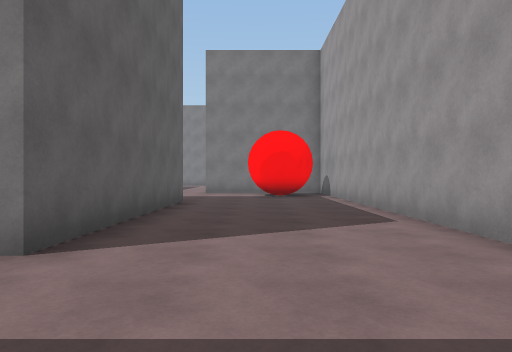
[1] (above)

20 first-person views from a walk through a scene from a Unity 3-D project. The camera is 1.2 m above the floor, looks level and sees 70° across. The floor is counted in squares, 2 m on a side. Each view is taken from the middle of a square. On the plan, view 1 faces up. The plan holds only what a view shows up to about 10 squares ahead; the rest is blank. The place goes on beyond the plan. The player character is not drawn.

[2]
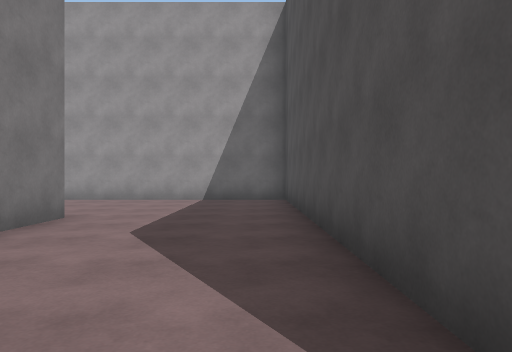

[3]
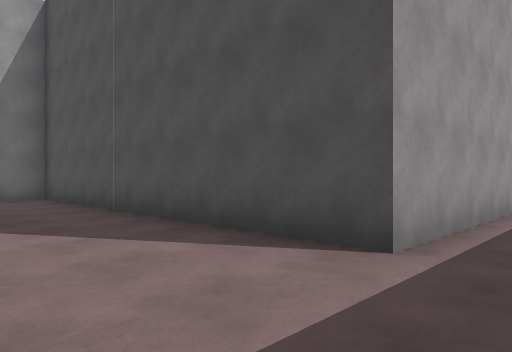

[4]
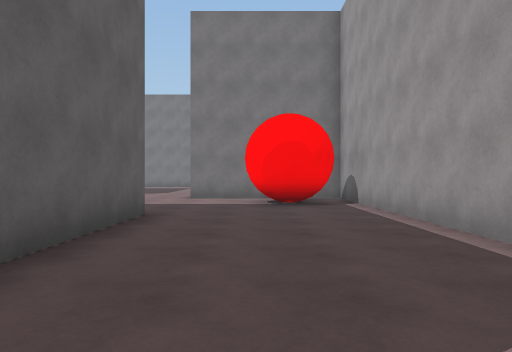

[5]
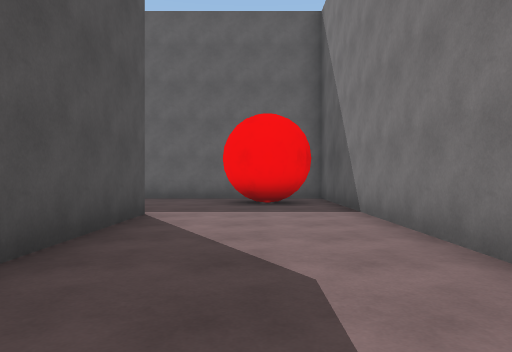

[6]
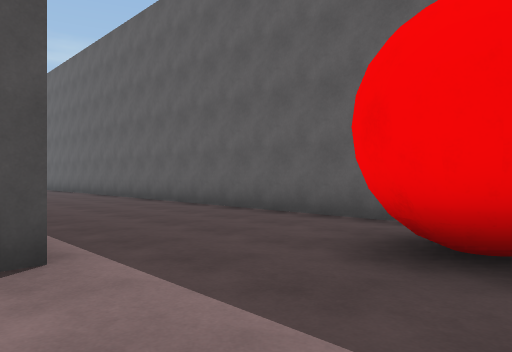

[7]
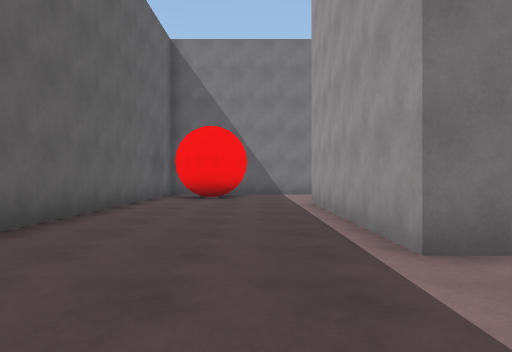

[8]
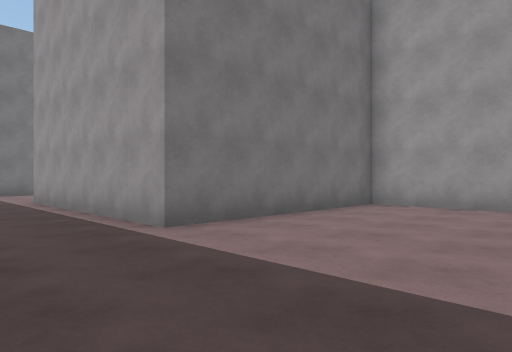

[9]
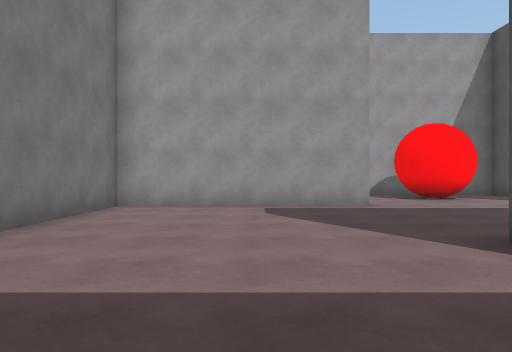

[10]
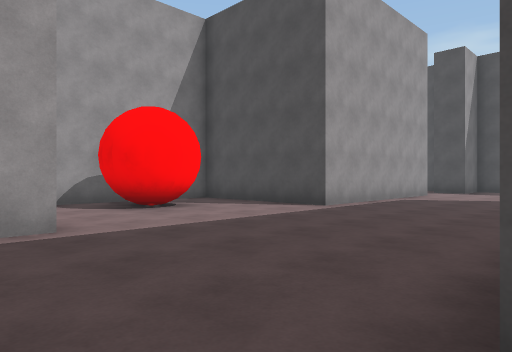

[11]
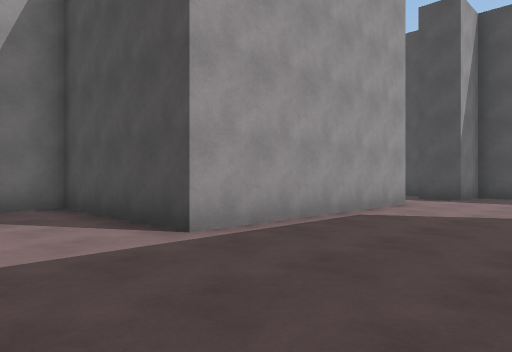

[12]
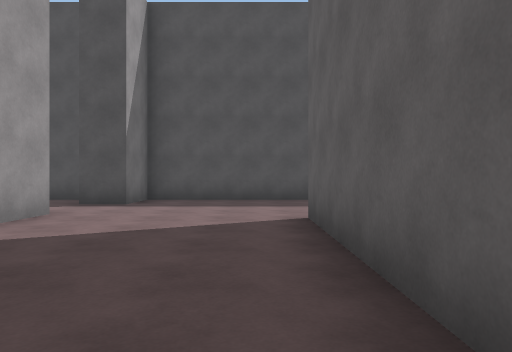

[13]
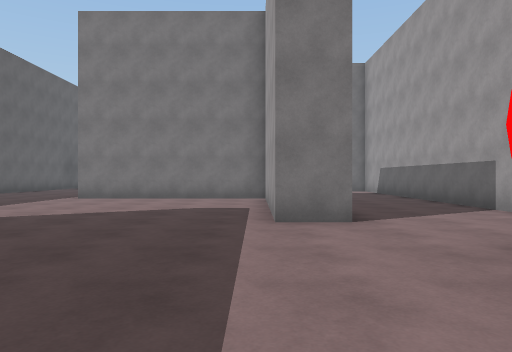

[14]
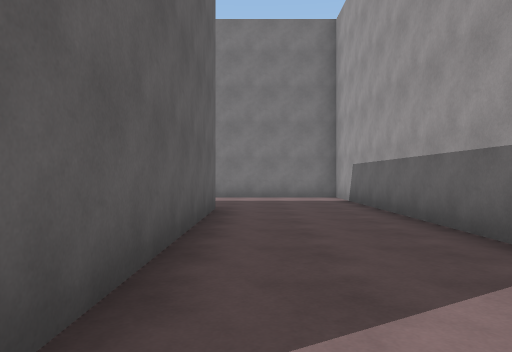

[15]
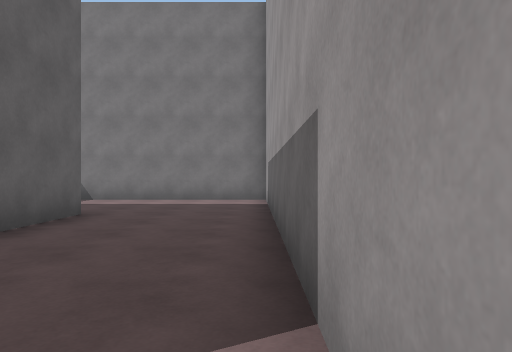

[16]
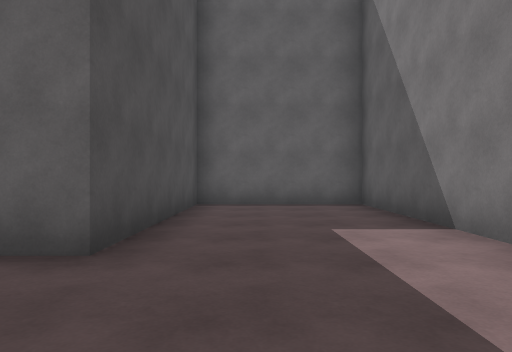

[17]
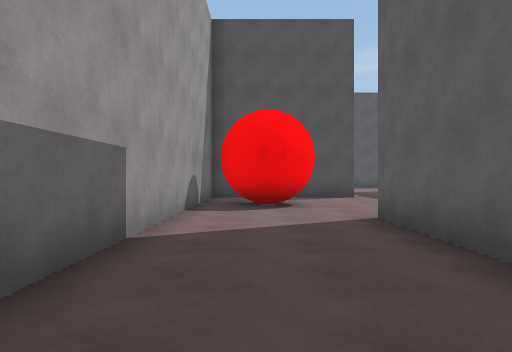

[18]
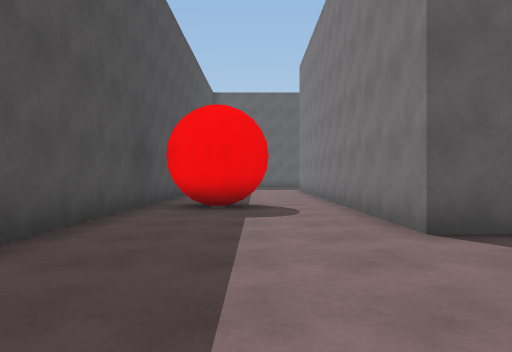

[19]
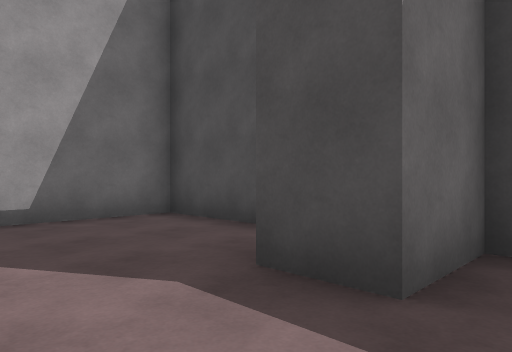

[20]
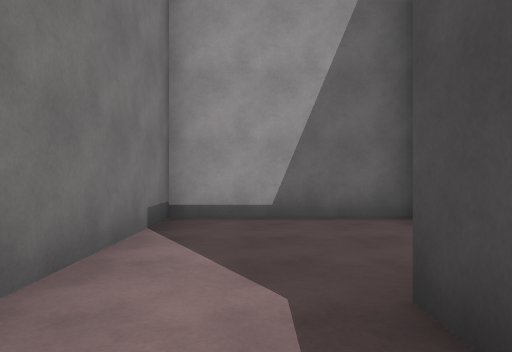

### Floor plan
Points are (right, up) in squares from view 1. A wall is a line through its corners. A room is listed if a view was taken in it or the views show most of it. See-through windows are left out.
Room 1 (views 1, 2, 3, 4, 5, 6)
walls: (-1.7, 8.8) (-1.7, 2.8) (-10.8, 2.8); (-6.7, -0.8) (2.3, -0.8) (2.3, 12.7); (1.7, 11.1) (1.5, 10.6); (-8.3, 1.5) (-8.3, 1.3); (-8.5, 1.9) (-8.3, 1.4) (-8.4, 0.9); (-8.8, 0.4) (-9.3, 0.3)
ways out: opening at (-8, 0) to room 2; opening at (-0.5, 9.5)
Room 2 (views 7, 8, 9, 10, 11, 12, 13, 19, 20)
walls: (-5.8, -17) (-5.8, -21.2) (-10.5, -21.2); (-1.8, -11.2) (-1.8, -6.3) (-6.7, -6.3) (-6.7, -0.8); (-0.3, -14.1) (-0.2, -13.4); (-0.1, -14.2) (-0.3, -13.5); (-8.7, -22.9) (-8.4, -23.3); (-1.8, -21.8) (-1.8, -16.3) (-0.6, -16.3); (-8.4, -24.2) (-8.8, -24.6); (-10.5, -25.2) (-2.3, -25.2) (-2.3, -23.8); (-10.8, 2.8) (-10.8, -7.5)
ways out: opening at (-8, 0) to room 1; opening at (-1, -12) to room 3; opening at (-1.5, -22.5) to room 4; opening at (0.5, -15.5) to room 5; opening at (-9.5, -25); opening at (-9.5, -22)
Room 3 (views 14, 15, 16, 17)
walls: (2.2, -1.7) (-5.8, -1.7) (-5.8, -5.2) (-0.7, -5.2) (-0.7, -11.2) (-1.8, -11.2); (2.3, -12.6) (2.3, -2); (-0.3, -13.5) (0.4, -12.9) (0.8, -12.8)
ways out: opening at (-1, -12) to room 2; opening at (2, -13.5) to room 5
Room 4 (view 18)
walls: (-0.6, -25.2) (2.3, -25.2) (2.3, -21.8) (-1.2, -21.8); (-2.3, -23.8) (-1.2, -23.8)
ways out: opening at (-1.5, -22.5) to room 2
Room 5 (no view inside)
walls: (0.3, -14.6) (-0.1, -14.2); (-0.6, -16.3) (2.3, -16.3) (2.3, -12.6)
ways out: opening at (0.5, -15.5) to room 2; opening at (2, -13.5) to room 3

Where each view was taken, in squares from view 1:
view 1: 0 up, 0 right, facing up
view 2: 0 up, 7 left, facing right
view 3: 2 up, 8 left, facing down-right
view 4: 3 up, 0 right, facing up
view 5: 1 up, 1 left, facing left
view 6: 2 up, 6 left, facing down-left
view 7: 9 down, 8 left, facing up
view 8: 10 down, 9 left, facing up-right
view 9: 9 down, 9 left, facing right
view 10: 10 down, 6 left, facing down-right
view 11: 14 down, 5 left, facing down-right
view 12: 16 down, 5 left, facing down
view 13: 16 down, 2 left, facing up
view 14: 12 down, 0 right, facing up
view 15: 11 down, 2 right, facing up
view 16: 4 down, 2 right, facing left
view 17: 6 down, 1 right, facing down
view 18: 23 down, 2 left, facing left
view 19: 22 down, 3 left, facing down-right
view 20: 23 down, 3 left, facing right
